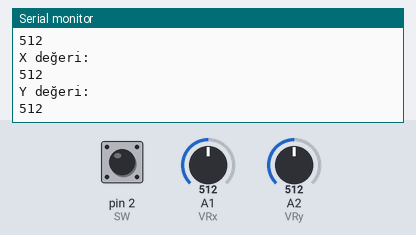
A sketch run on a simulated Arduino Uno, built with avr-gcc and run on an emulated ATmega328P. On the bench: the last lines printed to the serial monitor. The test bench sets the inputs (shaded band); at power-on: A1 (VRx) = 512, A2 (VRy) = 512, pin 2 (SW) HIGH.

Above: at 1.2 s.
1.3 s: A1 (VRx) set to 716
At 1.7 s:
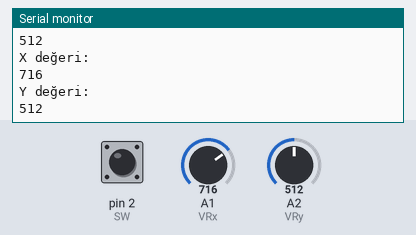
2.8 s: A2 (VRy) set to 306
At 3.21 s:
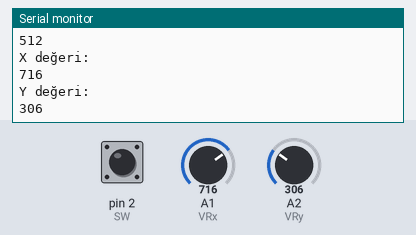
4.3 s: A1 (VRx) set to 900
At 4.71 s:
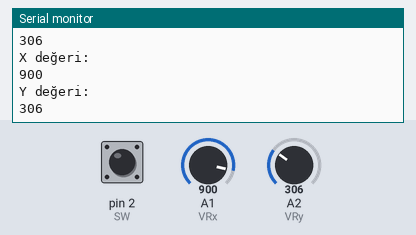
5.8 s: A2 (VRy) set to 122
At 6.22 s:
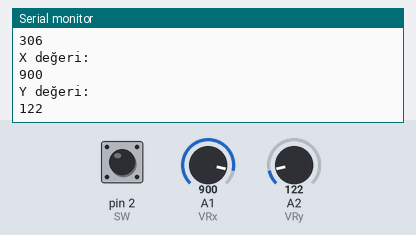
Timing chart, 0 to 8.3 s (numbered marks = the images above; inputs shaded):
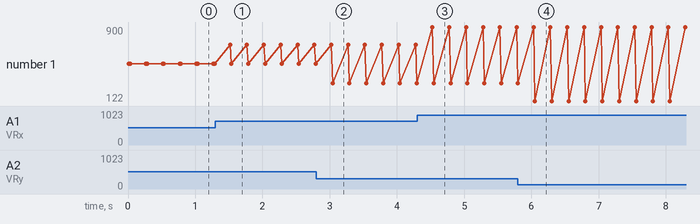

Measured:
- after the input at 1.3 s, the serial monitor: prints a new line after 0.22 s (image 1)
- after the input at 2.8 s, the serial monitor: prints a new line after 0.24 s (image 2)
- after the input at 4.3 s, the serial monitor: prints a new line after 0.23 s (image 3)
- after the input at 5.8 s, the serial monitor: prints a new line after 0.25 s (image 4)
- plotted number 1: 512 → 306 after the input at 2.8 s, 306 → 900 after the input at 4.3 s

The sketch:

Joystick_Control_Serial.ino.ino
```cpp
#define VRx A1
#define VRy A2
#define SW 2

void setup() {
  Serial.begin(9600);
  pinMode(VRx, INPUT);
  pinMode(VRy, INPUT);
  pinMode(SW, INPUT_PULLUP);
}

void loop() {
  int xdeger= analogRead(VRx);
  int ydeger= analogRead(VRy);
  int buton= digitalRead(SW);

  Serial.println("X değeri: ");
  Serial.print(xdeger);

  Serial.println();

  Serial.println("Y değeri: ");
  Serial.print(ydeger);

  Serial.println();
  delay(250);
}
```
